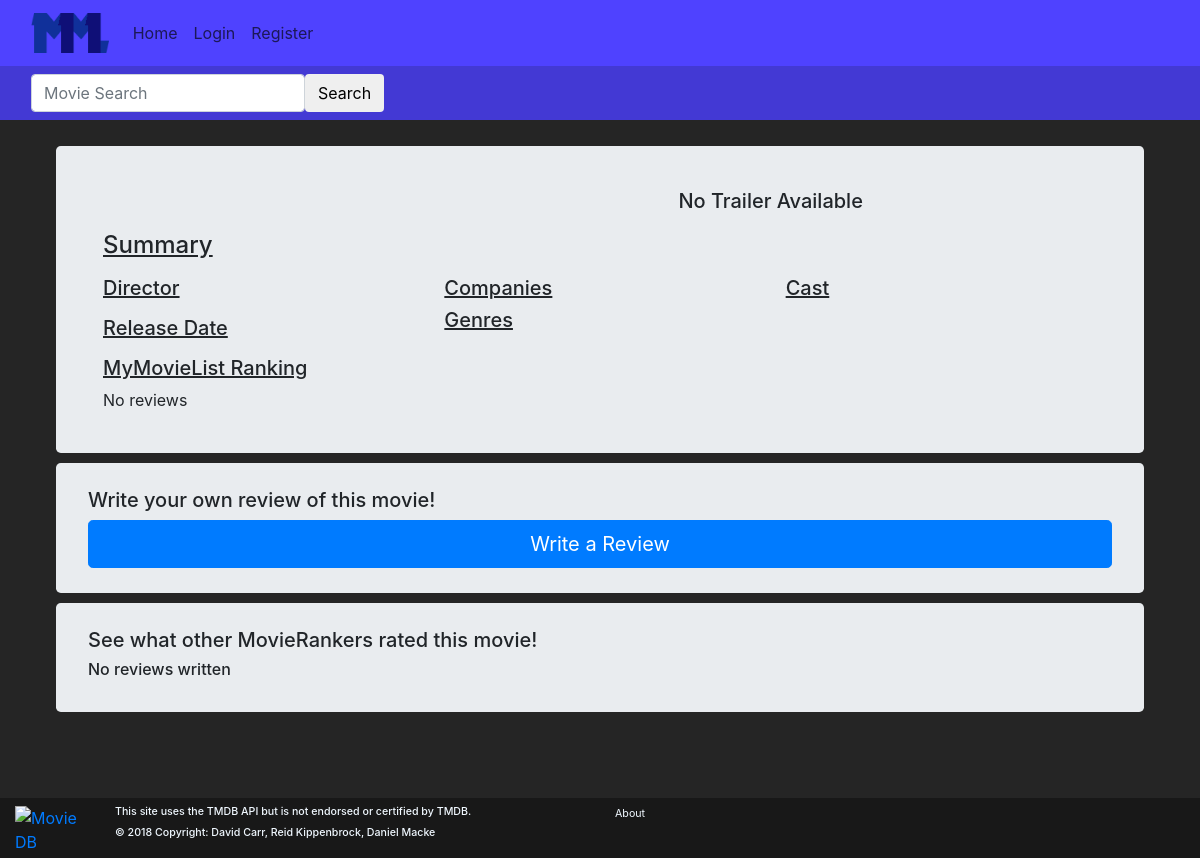
Before: /movies/?movie_id=863 with the older database file.
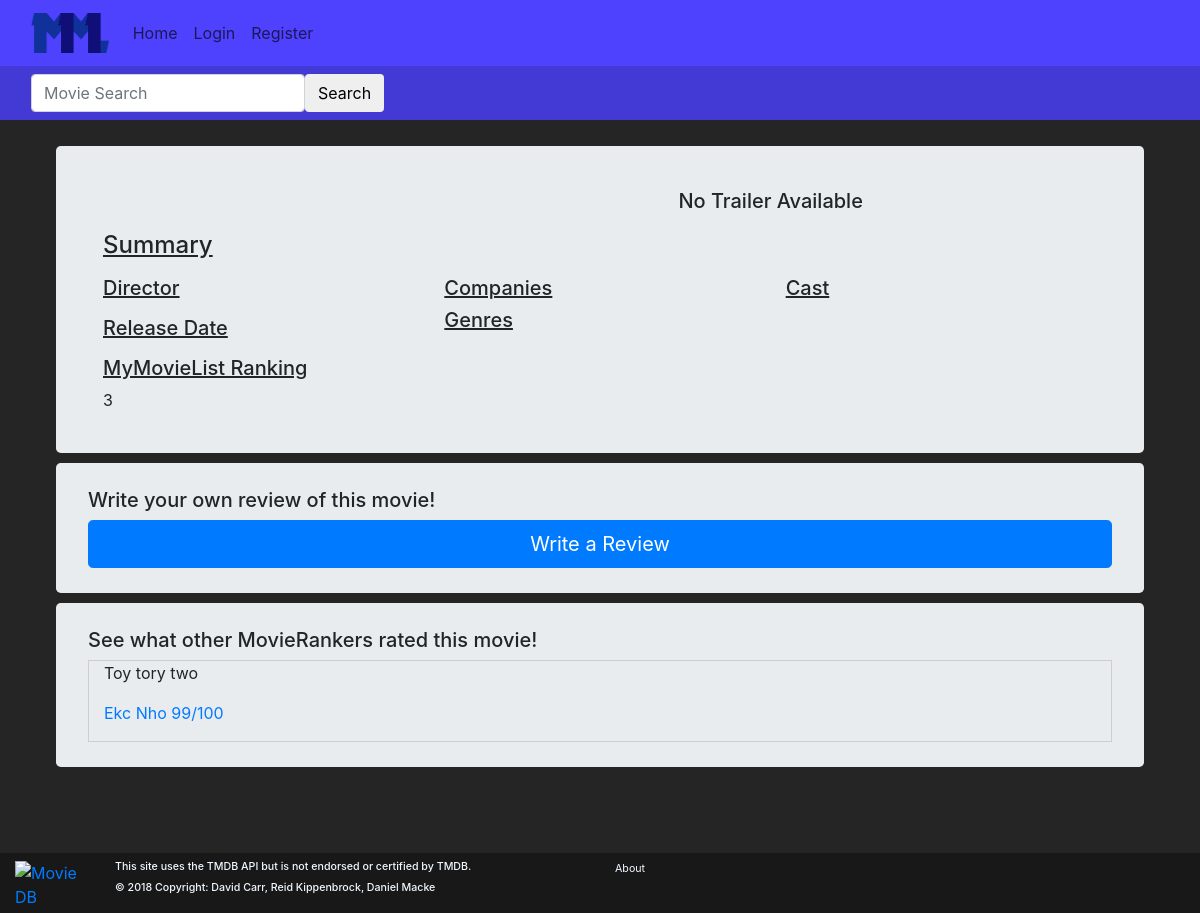
After: the same page with the newer database file.
### movies/models.py (models this page shows)
class MovieReview(models.Model):
    user = models.ForeignKey(User,on_delete=models.CASCADE,default=1)
    movie_id = models.IntegerField(default=0)
    movie_title = models.CharField(max_length=50, default='')
    rating = models.IntegerField(
        default=0,
        validators=[
            MaxValueValidator(100),
            MinValueValidator(0)
        ]
    )
    review = models.CharField(max_length=1000, default='')

### movies/views.py (the view)
# urls.py: path('', views.movies),
def movies(request):
    movie_id = request.GET.get('movie_id')
    movie = tmdb.Movies(movie_id)
    if(movie_id):
        movie_info = movie.info()
        movie_title = movie_info["title"]
        movie_poster = 'http://image.tmdb.org/t/p/w185/' + movie_info["poster_path"]
        movie_overview = movie_info["overview"]
        movie_genres = movie_info["genres"]
        movie_genres = movie_genres[:3]
        movie_companies = movie_info["production_companies"]
        movie_companies = movie_companies[:2]
        movie_release_date = movie_info["release_date"]
        movie_trailer = ""
        movie_director = ""
        movie_director_pic = ""
        movie_homepage = movie_info["homepage"]
        movie_released = movie_info["status"]
        top_billed_actors = movie.credits()["cast"]
        top_billed_actors = top_billed_actors[:5]
        for f in movie.videos()["results"]:
            if (f["site"] == "YouTube" and f["type"] == "Trailer"):
                movie_trailer = "https://youtube.com/embed/" + f["key"]
                break;
        for f in movie.credits()["crew"]:
            if f["job"] == "Director" :
                movie_director = f["name"]
                movie_director_pic = f["profile_path"]
        movie_reviews =  MovieReview.objects.filter(movie_id=movie_id)
        sum = 0;
        count = 0;
        for review in movie_reviews:
            sum += review.rating
            count += 1
        average = 'no reviews'
        if count > 0:
            average = sum / count
        all_reviews = MovieReview.objects.all()
        ratings = {}
        for review in all_reviews:
            id = review.movie_id
            reviews = MovieReview.objects.filter(movie_id=id)
            sum = 0
            count = 0
            for review in reviews:
                sum += review.rating
                count += 1
            average = sum / count
            ratings[id] = average
        sorted_rankings = sorted(ratings.items(), key=operator.itemgetter(1))
        sorted_rankings.reverse()
        ranking = 'No reviews'
        count = 1
        for x in sorted_rankings:
            if x[0]==int(movie_id):
                print("here")
                ranking = count
                break
            count+=1
        if movie_released == "released":
            movie_released = True
        else:
            movie_released = False
        args = {'status': movie_released, 'cast': top_billed_actors, 'ranking': ranking, 'average_rating': average, 'id' :movie_id, 'title': movie_title, 'poster': movie_poster, 'overview': movie_overview, 'genres': movie_genres,
                'companies': movie_companies, 'release_date': movie_release_date, 'trailer': movie_trailer,
                'homepage': movie_homepage, 'director':movie_director, 'director_pic':movie_director_pic,'reviews':movie_reviews,}
    return render(request, 'movies/movies.html', args)

### movies/templates/movies/movies.html (shortened to what this page needs)
{% extends 'base.html' %}
{% block body %}
  <div class="container p-3">
    <div class="jumbotron">
      <div class="container-fluid">
        <div class="row" style="padding-top: 10px;">
          <div class="col-md-4 text-center">
          </div>
          <div class="col-md-8 text-center">
             {%if trailer%}
            <iframe height="300" width="420" src="{{ trailer }}">
            </iframe>
            {%else%}
            <h5>No Trailer Available</h5>
            {%endif%}
          </div>
        </div>
        <div class="row" style="padding-top: 10px;">
            <div class="col-md-12 lead">
                <u><h4 class"text-md-left"> Summary </h4></u>
            </div>
        </div>
        <div class="row">
          <div class="col-md-4">
            <u><h5 class="text-md-left"> Director </h5></u>
            <u><h5 class="text-md-left"> Release Date </h5></u>
            <u><h5 class="text-md-left"> MyMovieList Ranking </h5></u>
            <p>
              {{ ranking }}
            </p>
          </div>
          <div class="col-md-4">
            <u><h5 class="text-md-left"> Companies </h5></u>
              <u><h5 class="text-md-left text-underline"> Genres </h5></u>
          </div>
          <div class="col-md-4">
            <u><h5 class="text-md-left"> Cast </h5></u>
          </div>
        </div>
      </div>
    </div>
    <div class="jumbotron">
          <h5> Write your own review of this movie!</h5>
          <a href="/movies/write_review/?movie_id={{ id }}" class="btn btn-primary btn-lg btn-block">Write a Review</a>
    </div>
      <div class="jumbotron">
        <h5>See what other MovieRankers rated this movie!</h5>
          {%if reviews%}
          {%for review in reviews%}
          <div class="container-fluid" style="border:1px solid #cecece;">
            <blockquote>
              <p>{{review.review}}<p>
              <footer><a href="/account/profile/?p={{review.user.username}}">{{review.user.first_name}} {{review.user.last_name}} {{review.rating}}/100</a></footer>
            </blockquote>
          </div>
          {% endfor %}
          {% else %}
          <h6>No reviews written</h6>
          {% endif %}
      </div>
  </div>
{% endblock %}

Changed rows visible on the page:
added MovieReview: review "Toy tory two", user.first_name "Ekc", user.last_name "Nho", rating "99"
Other visible differences:
{{ ranking }}: "No reviews" → "3"
text no longer shown: "No reviews written"
